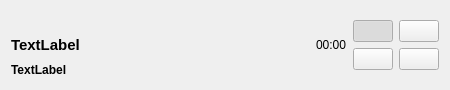
<?xml version="1.0" encoding="UTF-8"?>
<ui version="4.0">
 <class>TaskWidget</class>
 <widget class="QWidget" name="TaskWidget">
  <property name="geometry">
   <rect>
    <x>0</x>
    <y>0</y>
    <width>450</width>
    <height>90</height>
   </rect>
  </property>
  <property name="sizePolicy">
   <sizepolicy hsizetype="Expanding" vsizetype="Fixed">
    <horstretch>0</horstretch>
    <verstretch>0</verstretch>
   </sizepolicy>
  </property>
  <property name="windowTitle">
   <string notr="true">Form</string>
  </property>
  <layout class="QGridLayout" name="gridLayout" columnstretch="4,0,0,0,0,0">
   <item row="0" column="3" rowspan="3">
    <widget class="QLabel" name="time_label">
     <property name="text">
      <string notr="true">00:00</string>
     </property>
    </widget>
   </item>
   <item row="1" column="0">
    <widget class="QLabel" name="project_name_label">
     <property name="font">
      <font>
       <pointsize>11</pointsize>
       <bold>true</bold>
       <kerning>true</kerning>
      </font>
     </property>
     <property name="text">
      <string notr="true">TextLabel</string>
     </property>
    </widget>
   </item>
   <item row="2" column="0">
    <widget class="QLabel" name="task_name_label">
     <property name="font">
      <font>
       <pointsize>9</pointsize>
       <bold>true</bold>
      </font>
     </property>
     <property name="text">
      <string notr="true">TextLabel</string>
     </property>
    </widget>
   </item>
   <item row="0" column="1" rowspan="3" colspan="2">
    <spacer name="horizontalSpacer">
     <property name="orientation">
      <enum>Qt::Horizontal</enum>
     </property>
     <property name="sizeHint" stdset="0">
      <size>
       <width>40</width>
       <height>20</height>
      </size>
     </property>
    </spacer>
   </item>
   <item row="0" column="5" rowspan="3">
    <layout class="QFormLayout" name="formLayout">
     <property name="labelAlignment">
      <set>Qt::AlignCenter</set>
     </property>
     <property name="formAlignment">
      <set>Qt::AlignCenter</set>
     </property>
     <item row="0" column="0">
      <widget class="QPushButton" name="stop_resume_button">
       <property name="text">
        <string/>
       </property>
       <property name="icon">
        <iconset resource="icons.qrc">
         <normaloff>:/icons/resources/icons/play.png</normaloff>
         <normalon>:/icons/resources/icons/stop.png</normalon>:/icons/resources/icons/play.png</iconset>
       </property>
       <property name="checkable">
        <bool>true</bool>
       </property>
       <property name="checked">
        <bool>true</bool>
       </property>
      </widget>
     </item>
     <item row="0" column="1">
      <widget class="QPushButton" name="add_favourite_button">
       <property name="text">
        <string/>
       </property>
       <property name="icon">
        <iconset resource="icons.qrc">
         <normaloff>:/icons/resources/icons/star.png</normaloff>
         <normalon>:/icons/resources/icons/star-black.png</normalon>:/icons/resources/icons/star.png</iconset>
       </property>
       <property name="checkable">
        <bool>true</bool>
       </property>
       <property name="checked">
        <bool>false</bool>
       </property>
      </widget>
     </item>
     <item row="1" column="0">
      <widget class="QPushButton" name="edit_button">
       <property name="text">
        <string/>
       </property>
       <property name="icon">
        <iconset resource="icons.qrc">
         <normaloff>:/icons/resources/icons/edit.png</normaloff>:/icons/resources/icons/edit.png</iconset>
       </property>
      </widget>
     </item>
     <item row="1" column="1">
      <widget class="QPushButton" name="delete_button">
       <property name="text">
        <string/>
       </property>
       <property name="icon">
        <iconset resource="icons.qrc">
         <normaloff>:/icons/resources/icons/bin.png</normaloff>:/icons/resources/icons/bin.png</iconset>
       </property>
      </widget>
     </item>
    </layout>
   </item>
  </layout>
 </widget>
 <resources>
  <include location="icons.qrc"/>
 </resources>
 <connections/>
</ui>
